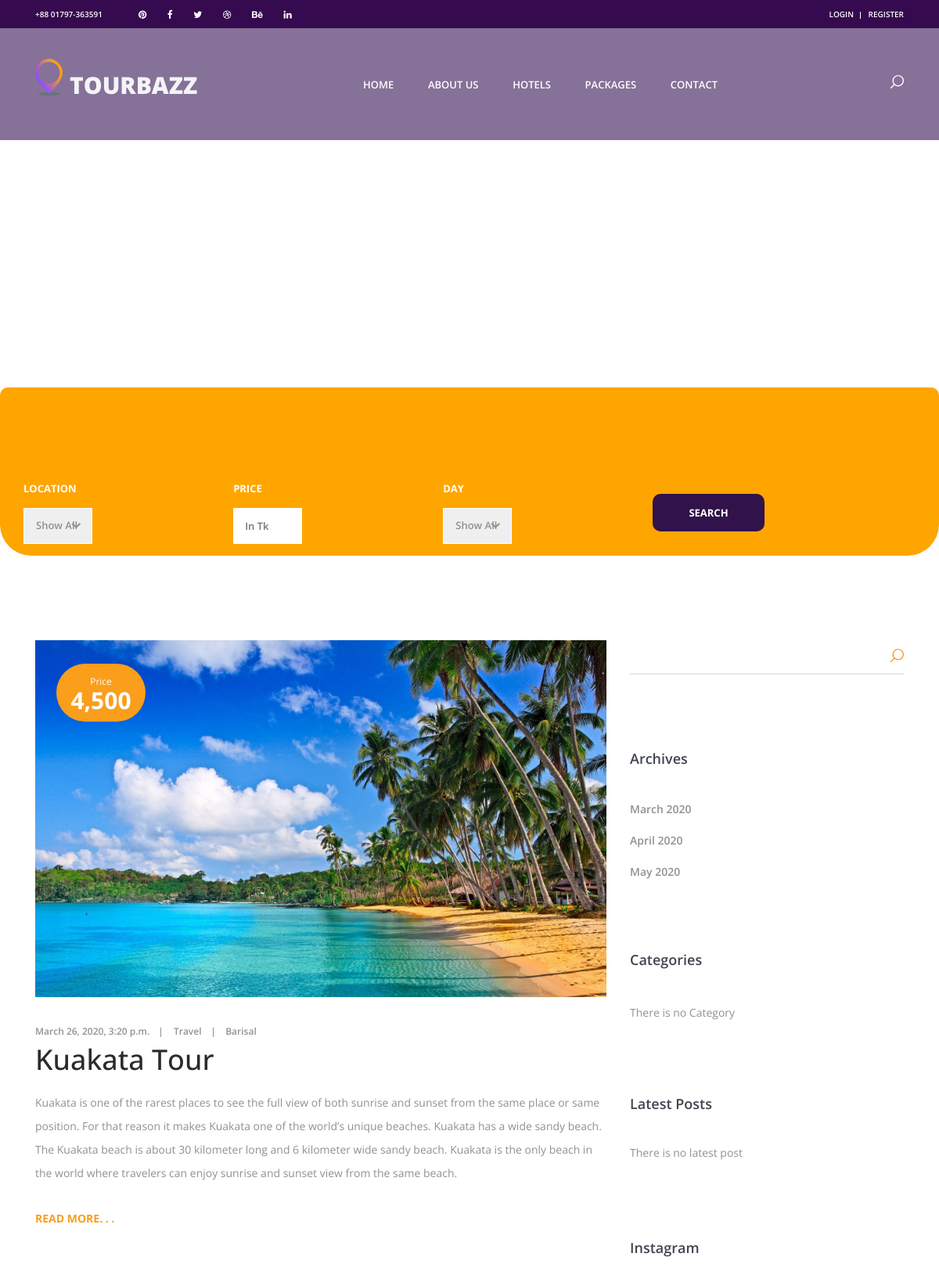
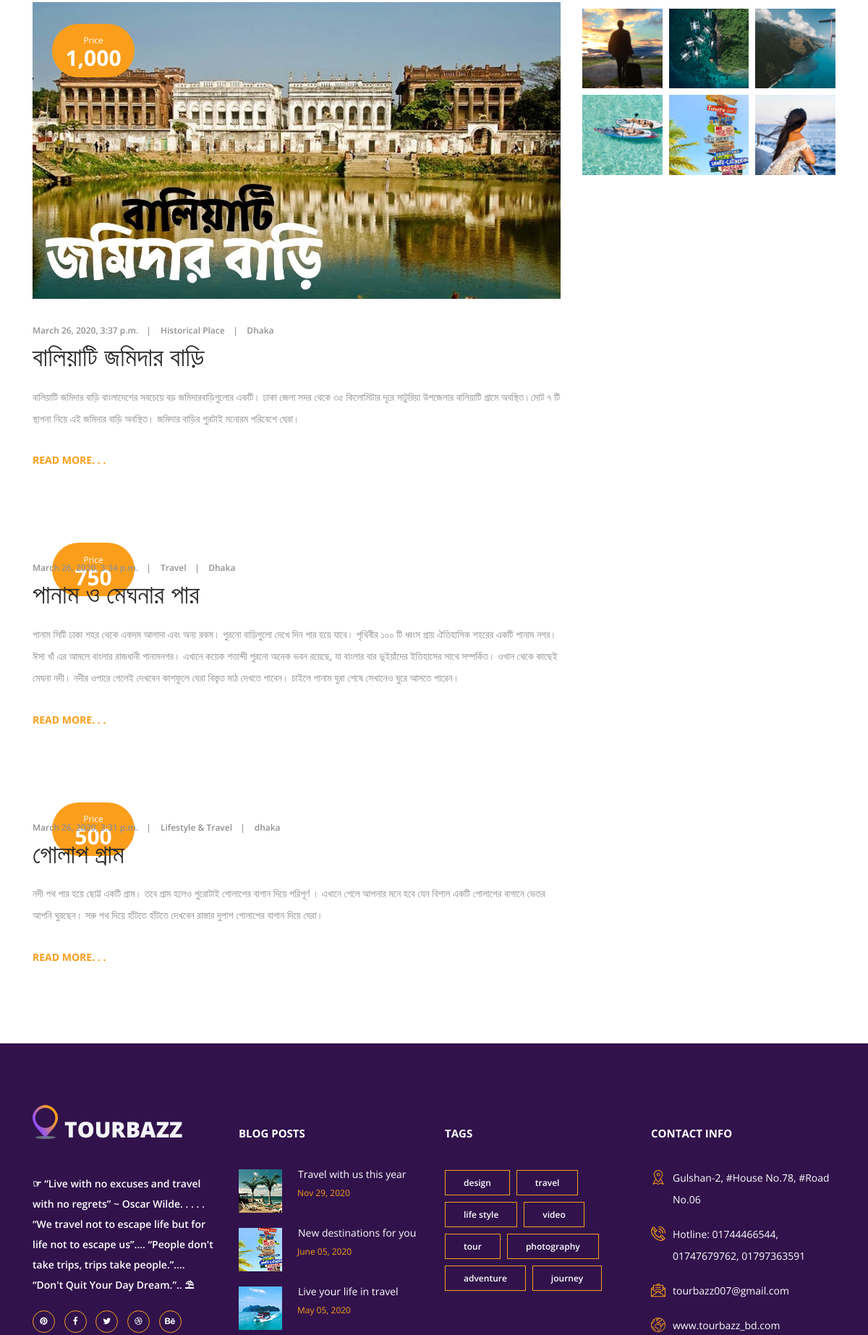
Screenshot of /package_search (upper part) with the database file from the repository (2 pictures, top to bottom).
### blog/models.py (models this page shows, shortened)
class Package(models.Model):
    name = models.CharField(max_length=200)
    description = models.TextField(blank=True)
    category = models.ForeignKey(Category, on_delete=models.CASCADE)
    created_at = models.DateTimeField(auto_now_add=True)
    updated_at = models.DateTimeField(auto_now=True)
    From = models.CharField(max_length=120)
    to = models.CharField(max_length=120)
    price = models.IntegerField(default=0)
    price_details = models.TextField(blank=True)
    location = models.CharField(max_length=150)
    day = models.CharField(max_length=100)
    date = models.DateTimeField(auto_now=True)
    star = models.PositiveIntegerField(default=0)
    best = models.BooleanField(default=False)
    main_photo = models.ImageField(upload_to='static/images')
    photo_1 = models.ImageField(upload_to='static/images', blank=True)
    photo_2 = models.ImageField(upload_to='static/images', blank=True)
    photo_3 = models.ImageField(upload_to='static/images', blank=True)
    photo_4 = models.ImageField(upload_to='static/images', blank=True)
    photo_5 = models.ImageField(upload_to='static/images', blank=True)
    photo_6 = models.ImageField(upload_to='static/images', blank=True)
    created_by = models.ForeignKey(User, on_delete=models.CASCADE, default=1)

class Category(models.Model):
    title = models.CharField(max_length=150)
    created_at = models.DateTimeField(auto_now_add=True)
    updated_at = models.DateTimeField(auto_now=True)
    def __str__(self):
        return self.title

### blog/views.py (the view)
# urls.py: path('package_search',search_package,name='package_search')
def search_package(request):
    listing = Package.objects.order_by('-date')
    if 'location' in request.GET:
        location = request.GET['location']
        if location:
            listing = listing.filter(location__iexact=location)
    if 'price' in request.GET:
        price = request.GET['price']
        if price:
            listing = listing.filter(price__lte=price)
    if 'day' in request.GET:
        day = request.GET['day']
        if day:
            listing = listing.filter(day__startswith=day)
    context = {
        'data': listing,
        'days': day_item,
        'location': locations_item_blog,
    }
    return render(request, 'blog/package_search.html', context)

### templates/blog/package_search.html (shortened to what this page needs)
{% extends 'base_blog.html' %}
{% load static %}
{% load humanize %}
{% block content %}
	<div class="home">
		<div class="home_background parallax-window" data-parallax="scroll" ><img src="{% static 'images/blog_background.jpg' %}" alt=""></div>
		<div class="home_content">
			<div class="home_title">our packages</div>
		</div>
    </div>
		<div style="margin-top: 30px">
			<div class="row" style="background: orange;padding: 15px;margin-left: auto;margin-right: auto;border-radius: 10px 10px 40px 40px">
				<div class="col-lg-11">
                    <form action="{% url 'package_search'  %}" >
                   <div class="offers_sorting_container">
                     <div class="row">
                         <div class="col-md-3">
                             <div class="search_item">
										<div>location</div>
                                        <select name="location" id="children_1" class="dropdown_item_select search_input">
                                        <option selected="true" disabled="disabled">Show All</option>
										</select>
                                    </div>
                         </div>
                         <div class="col-md-3">
                             <div class="search_item">
										<div>price</div>
										<input name="price" type="text" class="check_in search_input" placeholder="In Tk">
									</div>
                         </div>
                         <div class="col-md-3">
                             <div class="search_item">
										<div>Day</div>
										<select name="day" id="adults_1" class="dropdown_item_select search_input" >
                                        <option selected="true" disabled="disabled">Show All</option>
										</select>
									</div>
                         </div>
                     <div class="col-md-3 d-flex align-items-center">
                         <button style="font-size: 13px;font-weight: 700;color: #fff;text-transform: uppercase;line-height: 48px;padding-left: 46px;padding-right: 46px;background: #31124b;border: none;border-radius: 10px">Search</button>
                         </div>
                    </div>
					</div>
                    </form>
				</div>
        </div>
	<div class="blog">
		<div class="container">
			<div class="row">
				<div class="col-lg-8">
					<div class="blog_post_container">
                        {% if data %}
                            {% for d in data %}
						<div class="blog_post">
							<div class="blog_post_image">
								<img src="{{d.main_photo.url}}" alt="">
								<div class="blog_post_date d-flex flex-column align-items-center justify-content-center">
                                    <div class="blog_post_month">Price</div>
									<div class="blog_post_day">{{ d.price | intcomma }}</div>
								</div>
							</div>
							<div class="blog_post_meta">
								<ul>
									<li class="blog_post_meta_item"><a href="">{{ d.created_at }}</a></li>
									<li class="blog_post_meta_item"><a href="">{{ d.category }}</a></li>
									<li class="blog_post_meta_item"><a href="">{{ d.location | naturalday }}</a></li>
								</ul>
							</div>
							<div class="blog_post_title"><a href="#">
                                    <h2>{{ d.name }}</h2> </a></div>
							<div class="blog_post_text">
                                    <p>{{ d.description }}</p>
							</div>
							<div class="blog_post_link"><a href="{% url 'single_blog' d.id %}">read more. . .</a></div>
                        </div>
							{% endfor %}
							{%else%}
							<p>There is no blog</p>
						{% endif%}
					</div>
                <div class="row">
                     <div class="col-md-12">
				</div>
            </div>
        </div>
				<div class="col-lg-4 sidebar_col">
					<div class="sidebar_search">
						<form action="#">
							<input id="sidebar_search_input" type="search" class="sidebar_search_input" placeholder="" required="required">
							<button id="sidebar_search_button" type="submit" class="sidebar_search_button trans_300" value="Submit">
							</button>
						</form>
					</div>
					<div class="sidebar_archives">
						<div class="sidebar_title">Archives</div>
						<div class="sidebar_list">
							<ul>
								<li><a href="#">March 2020</a></li>
								<li><a href="#">April 2020</a></li>
								<li><a href="#">May 2020</a></li>
							</ul>
						</div>
					</div>
					<div class="sidebar_categories">
						<div class="sidebar_title">Categories</div>
						<div class="sidebar_list">
							<ul>
                                {% if category %}
                                   {% for cat in category %}
								<li><a href="#">{{cat.title}}</a></li>
                                   {% endfor %}
                                {% else %}
                                     <p>There is no Category </p>
                                {% endif %}
							</ul>
						</div>
					</div>
					<div class="sidebar_latest_posts">
						<div class="sidebar_title">Latest Posts</div>
						<div class="latest_posts_container">
							<ul>
                                 {% if latest_post %}
                                     {% for l in latest_post %}
								<li class="latest_post clearfix">
									<div class="latest_post_image">
										<a href="#"><img src="{{l.main_photo.url}}" alt="" width="70px" height="50px"></a>
									</div>
									<div class="latest_post_content">
										<div class="latest_post_title trans_200"><a href="#">{{l.name}} </a></div>
										<div class="latest_post_meta">
											<div class="latest_post_author trans_200"><a href="#">by {{l.created_by}}</a></div>
											<div class="latest_post_date trans_200"><a href="#">{{l.date}}</a></div>
										</div>
									</div>
								</li>
                                 {% endfor %}
                                 {%else%}
                                     <p> There is no latest post </p>
                                 {%endif%}
                            </ul>
					  </div>
                    </div>
					<div class="sidebar_gallery">
						<div class="sidebar_title">Instagram</div>
						<div class="gallery_container">
							<ul class="gallery_items d-flex flex-row align-items-start justify-content-between flex-wrap">
								<li class="gallery_item">
									<a class="colorbox" href="https://images.unsplash.com/photo-1473625247510-8ceb1760943f?ixlib=rb-0.3.5&s=c0996cd16eda8c6f54c398de02d03cd3&auto=format&fit=crop&w=720&q=80">
										<img src="{%  static 'images/gallery_1.jpg' %}" alt="https://unsplash.com/@mantashesthaven">
									</a>
								</li>
								<li class="gallery_item">
									<a class="colorbox" href="https://images.unsplash.com/photo-1495162048225-6b3b37b8a69e?ixlib=rb-0.3.5&s=861dd3c7b9d3e735d7fd7cbb1eefed64&auto=format&fit=crop&w=720&q=80">
										<img src="{%  static 'images/gallery_2.jpg' %}" alt="https://unsplash.com/@kensuarez">
									</a>
								</li>
								<li class="gallery_item">
									<a class="colorbox" href="https://images.unsplash.com/photo-1502646275263-04be86afa386?ixlib=rb-0.3.5&s=682a41d7d9bf6e3feabc73a5fdd61dd2&auto=format&fit=crop&w=720&q=80">
										<img src="{%  static 'images/gallery_3.jpg' %}" alt="https://unsplash.com/@jakobowens1">
									</a>
								</li>
								<li class="gallery_item">
									<a class="colorbox" href="https://images.unsplash.com/photo-1484820301304-0b43512779dc?ixlib=rb-0.3.5&s=7a3393e9f507fb4718c36337a8014c52&auto=format&fit=crop&w=720&q=80">
										<img src="{%  static 'images/gallery_4.jpg' %}" alt="https://unsplash.com/@seefromthesky">
									</a>
								</li>
								<li class="gallery_item">
									<a class="colorbox" href="https://images.unsplash.com/photo-1490380169520-0a4b88d52565?ixlib=rb-0.3.5&s=7e6b68b1911fb4ffeea4c0750b8a5269&auto=format&fit=crop&w=720&q=80">
										<img src="{%  static 'images/gallery_5.jpg' %}" alt="https://unsplash.com/@deannaritchie">
									</a>
								</li>
								<li class="gallery_item">
									<a class="colorbox" href="https://images.unsplash.com/photo-1504434026032-a7e440a30b68?ixlib=rb-0.3.5&s=2cc35bf903b78ba4f7f7ed69bc2abe3f&auto=format&fit=crop&w=720&q=80">
										<img src="{%  static 'images/gallery_6.jpg' %}" alt="https://unsplash.com/@benobro">
									</a>
								</li>
							</ul>
						</div>
					</div>
				</div>
			</div>
		</div>
	</div>
{% endblock %}

### tourbazz_bd/static/css/offers_styles.css (style rules this page uses)
* { margin: 0; padding: 0; -webkit-font-smoothing: antialiased; -webkit-text-shadow: rgba(0,0,0,.01) 0 0 1px; text-shadow: rgba(0,0,0,.01) 0 0 1px; }
body { font-family: 'Open Sans', sans-serif; font-size: 14px; font-weight: 400; background: #FFFFFF; color: #a5a5a5; }
div { display: block; position: relative; -webkit-box-sizing: border-box; -moz-box-sizing: border-box; box-sizing: border-box; }
ul { list-style: none; margin-bottom: 0px; }
p { font-family: 'Open Sans', sans-serif; font-size: 14px; line-height: 2; font-weight: 400; color: #929191; -webkit-font-smoothing: antialiased; -webkit-text-shadow: rgba(0,0,0,.01) 0 0 1px; text-shadow: rgba(0,0,0,.01) 0 0 1px; }
a, a:hover, a:visited, a:active, a:link { text-decoration: none; -webkit-font-smoothing: antialiased; -webkit-text-shadow: rgba(0,0,0,.01) 0 0 1px; text-shadow: rgba(0,0,0,.01) 0 0 1px; }
h2 { font-size: 36px; }
h1, h2, h3, h4, h5, h6 { font-family: 'Open Sans', sans-serif; -webkit-font-smoothing: antialiased; -webkit-text-shadow: rgba(0,0,0,.01) 0 0 1px; text-shadow: rgba(0,0,0,.01) 0 0 1px; }
.trans_300 { -webkit-transition: all 300ms ease; -moz-transition: all 300ms ease; -ms-transition: all 300ms ease; -o-transition: all 300ms ease; transition: all 300ms ease; }
.parallax-window { min-height: 400px; background: transparent; }
.home { width: 100%; height: 465px; background: transparent; }
.home_background { position: absolute; top: 0; left: 0; width: 100%; height: 100%; background-repeat: no-repeat; background-size: cover; background-position: center center; }
.home_content { position: absolute; bottom: 106px; left: 50%; -webkit-transform: translateX(-50%); -moz-transform: translateX(-50%); -ms-transform: translateX(-50%); -o-transform: translateX(-50%); transform: translateX(-50%); }
.home_title { font-size: 72px; font-weight: 800; color: #FFFFFF; text-transform: uppercase; white-space: nowrap; }
.search_input { width: 100%; height: 46px; border: none; outline: none; padding-left: 15px; padding-right: 15px; font-size: 13px; font-weight: 600; color: #929191; }
.search_item { margin-bottom: 23px; }
.search_item:first-child { width: 100%; }
.search_item div { font-size: 13px; font-weight: 700; color: #FFFFFF; text-transform: uppercase; margin-bottom: 14px; }
.dropdown_item_select { -webkit-appearance:none; -moz-appearance:none; -ms-appearance:none; -o-appearance:none; appearance:none; -webkit-box-shadow: 0px 0px 0px rgba(0, 0, 0, 0); -webkit-user-select: none; background-image: url(../images/dropdown.png); background-position: center right; background-repeat: no-repeat; border: solid 1px #FFFFFF; margin: 0; overflow: hidden; text-overflow: ellipsis; white-space: nowrap; cursor: pointer; }

### tourbazz_bd/static/css/offers_responsive.css (style rules this page uses)
@media only screen and (max-width: 1730px) { .search_item { margin-bottom: 0px; } }
@media only screen and (max-width: 1730px) { .search_item:first-child { width: 37%; } }
@media only screen and (max-width: 1730px) { .offers_sorting_container { margin-top: 105px; } }

### rows the page displays
Package: main_photo (picture), price "4,500", created_at "March 26, 2020, 3:20 p.m.", category "Travel", location "Barisal", name "Kuakata Tour", description "Kuakata is one of the rarest places to see the full view of both sunrise and sunset from the same place or same position. For that reason it makes Kuakata one of the world’s unique beaches. Kuakata has a wide sandy beach. The Kuakata beach is about 30 kilometer long and 6 kilometer wide sandy beach. Kuakata is the only beach in the world where travelers can enjoy sunrise and sunset view from the same beach."
Package: main_photo (placeholder picture), price "1,000", created_at "March 26, 2020, 3:37 p.m.", category "Historical Place", location "Dhaka", name "বালিয়াটি জমিদার বাড়ি", description "বালিয়াটি জমিদার বাড়ি বাংলাদেশের সবচেয়ে বড় জমিদারবাড়িগুলোর একটি। ঢাকা জেলা সদর থেকে ৩৫ কিলোমিটার দূরে সাটুরিয়া উপজেলার বালিয়াটি গ্রামে অবস্থিত।মোট ৭ টি স্থাপনা নিয়ে এই জমিদার বাড়ি অবস্থিত। জমিদার বাড়ির পুরটাই মনোরম পরিবেশে ঘেরা।"
Package: price "750", created_at "March 26, 2020, 3:34 p.m.", category "Travel", location "Dhaka", name "পানাম ও মেঘনার পার", description "পানাম সিটি ঢাকা শহর থেকে একদম আলাদা এবং অন্য রকম। পুরনো বাড়িগুলো দেখে দিন পার হয়ে যাবে। পৃথিবীর ১০০ টি ধ্বংস প্রায় ঐতিহাসিক শহরের একটি পানাম নগর। ঈসা খাঁ এর আমলে বাংলার রাজধানী পানামনগর। এখানে কয়েক শতাব্দী পুরনো অনেক ভবন রয়েছে, যা বাংলার বার ভূইয়াঁদের ইতিহাসের সাথে সম্পর্কিত। ওখান থেকে কাছেই মেঘনা নদী। নদীর ওপারে গেলেই দেখবেন কাশফুলে ঘেরা বিস্তৃত মাঠ দেখতে পাবেন। চাইলে পানাম ঘুরা শেষে সেখানেও ঘুরে আসতে পারেন।"
Package: price "500", created_at "March 26, 2020, 3:31 p.m.", category "Lifestyle & Travel", location "dhaka", name "গোলাপ গ্রাম", description "নদী পথ পার হয়ে ছোট্ট একটি গ্রাম। তবে গ্রাম হলেও পুরোটাই গোলাপের বাগান দিয়ে পরিপূর্ণ । এখানে গেলে আপনার মনে হবে যেন বিশাল একটি গোলাপের বাগানে ভেতর আপনি ঘুরছেন। সরু পথ দিয়ে হাঁটতে হাঁটতে দেখবেন রাস্তার দুপাশ গোলাপের বাগান দিয়ে ঘেরা।"
